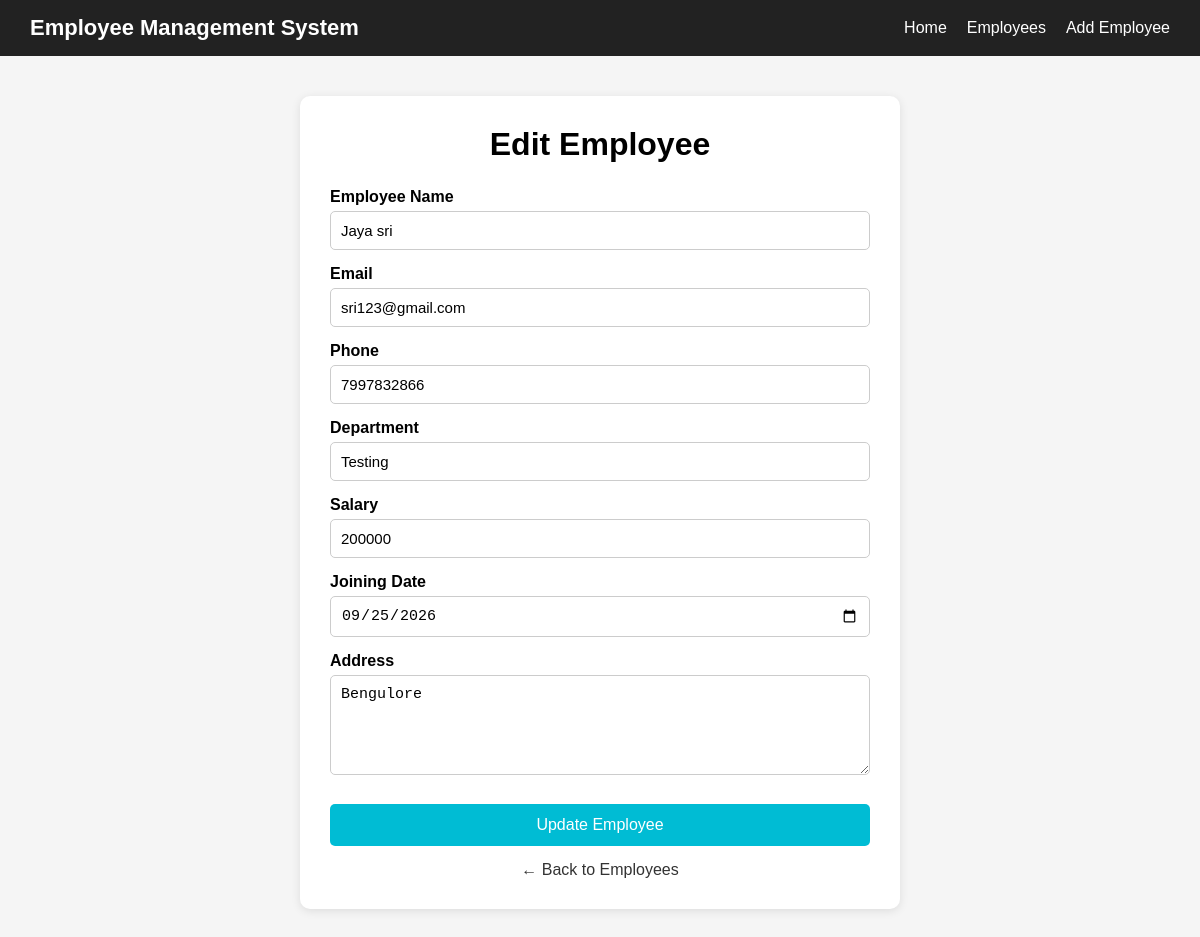
Screenshot of /edit-employee/5 (signed in) with the database file from the repository.
### tables this page shows
CREATE TABLE employees (

            id INTEGER PRIMARY KEY AUTOINCREMENT,

            name TEXT NOT NULL,

            email TEXT NOT NULL,

            phone TEXT NOT NULL,

            department TEXT NOT NULL,

            salary INTEGER NOT NULL,

            joining_date TEXT NOT NULL,

            address TEXT

        );

### server.py (the view, shortened to what this page needs)
@app.route("/edit-employee/<int:id>")
def edit_employee_page(id):
    if "username" not in session:
        return redirect("/login")
    connection = get_database_connection()
    cursor = connection.cursor()
    cursor.execute("""
        SELECT *
        FROM employees
        WHERE id = ?
    """, (id,))
    employee = cursor.fetchone()
    connection.close()
    return render_template(
        "edit-employee.html",
        employee=employee
    )

### server.py (called while the page is built)
def get_database_connection():
    connection = sqlite3.connect("users.db")
    connection.row_factory = sqlite3.Row
    return connection

### templates/edit-employee.html (shortened to what this page needs)
<!DOCTYPE html>
<html lang="en">
<head>
</head>
<body>
    <nav class="navbar">
        <div class="logo">
            Employee Management System
        </div>
        <ul class="nav-links">
            <li>
                <a href="/">
                    Home
                </a>
            </li>
            <li>
                <a href="/employee">
                    Employees
                </a>
            </li>
            <li>
                <a href="/add-employe">
                    Add Employee
                </a>
            </li>
        </ul>
    </nav>
    <div class="container">
        <h1>
            Edit Employee
        </h1>
        <form
            action="/edit-employee/{{ employee['id'] }}"
            method="POST">
            <label>
                Employee Name
            </label>
            <input
                type="text"
                name="name"
                value="{{ employee['name'] }}"
                required>
            <label>
                Email
            </label>
            <input
                type="email"
                name="email"
                value="{{ employee['email'] }}"
                required>
            <label>
                Phone
            </label>
            <input
                type="text"
                name="phone"
                value="{{ employee['phone'] }}"
                required>
            <label>
                Department
            </label>
            <input
                type="text"
                name="department"
                value="{{ employee['department'] }}"
                required>
            <label>
                Salary
            </label>
            <input
                type="number"
                name="salary"
                value="{{ employee['salary'] }}"
                required>
            <label>
                Joining Date
            </label>
            <input
                type="date"
                name="joining_date"
                value="{{ employee['joining_date'] }}"
                required>
            <label>
                Address
            </label>
            <textarea
                name="address"
                required>{{ employee['address'] }}</textarea>
            <button
                type="submit"
                class="update-btn">
                Update Employee
            </button>
        </form>
        <a href="/employee"
           class="back-btn">
            ← Back to Employees
        </a>
    </div>
</body>
</html>

### templates/edit-employee.html (style rules this page uses)
* { margin: 0; padding: 0; box-sizing: border-box; }
body { font-family: Arial, sans-serif; background-color: #f5f5f5; }
.navbar { background-color: #222; padding: 15px 30px; display: flex; align-items: center; }
.logo { color: white; font-size: 22px; font-weight: bold; margin-right: auto; }
.nav-links { display: flex; align-items: center; list-style: none; gap: 20px; }
.nav-links a { color: white; text-decoration: none; font-size: 16px; }
.container { width: 600px; max-width: 90%; margin: 40px auto; background-color: white; padding: 30px; border-radius: 10px; box-shadow: 0 2px 10px rgba(0,0,0,0.1); }
h1 { text-align: center; margin-bottom: 25px; }
label { display: block; margin-top: 15px; margin-bottom: 5px; font-weight: bold; }
input, textarea { width: 100%; padding: 10px; border: 1px solid #ccc; border-radius: 5px; font-size: 15px; }
textarea { height: 100px; resize: vertical; }
.update-btn { width: 100%; margin-top: 25px; padding: 12px; border: none; background-color: #00bcd4; color: white; font-size: 16px; border-radius: 5px; cursor: pointer; }
.back-btn { display: block; text-align: center; margin-top: 15px; text-decoration: none; color: #333; }

### rows the page displays
employees: name "Jaya sri", email "sri123@gmail.com", phone "7997832866", department "Testing", salary "200000", joining_date "09/25/2026", address "Bengulore"
